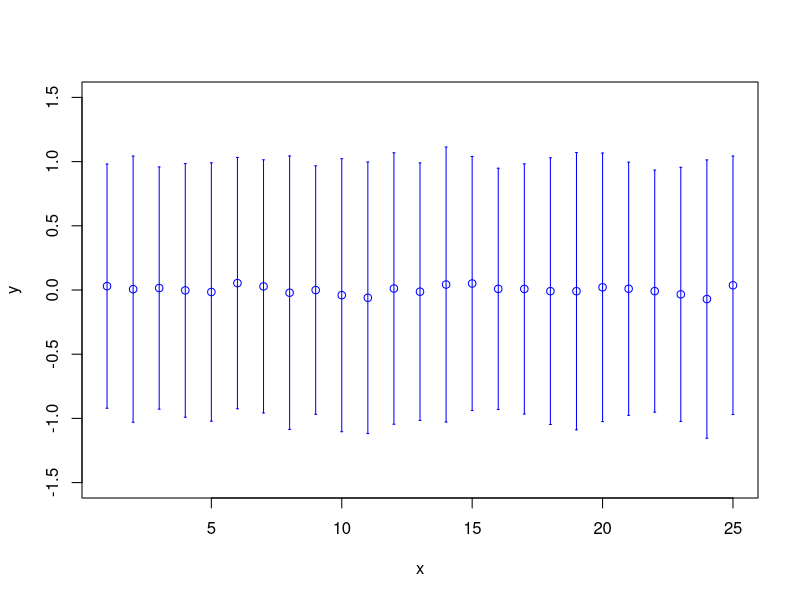

Write the R code that produced this figure.
plotwitherror<-function(x,y,dy,col="black",...) {
    plot(x=x,y=y,col=col, ...)
    arrows(x0=x,y0=y-dy,x1=x,y1=y+dy,length=0.01,angle=90,code=3,col=col)
}

Nobs = 1000
mu <- rep(0,25)
var <- rep(0,25)
for (n in 1:25) {
    z <- rep(0,Nobs)
    for (obs in 1:Nobs) {
        for (i in 1:n) {
            z[obs] <- z[obs] + runif(1)
        }
        z[obs] <- z[obs] - n/2
        z[obs] <- z[obs] * (12/n)**0.5
    }
    mu[n] <- mean(z)#sum(z)/Nobs
    var[n] <- var(z)
}
plotwitherror(1:25,mu,var,col="blue",xlim=c(1,25),ylim=c(-1.5,1.5))